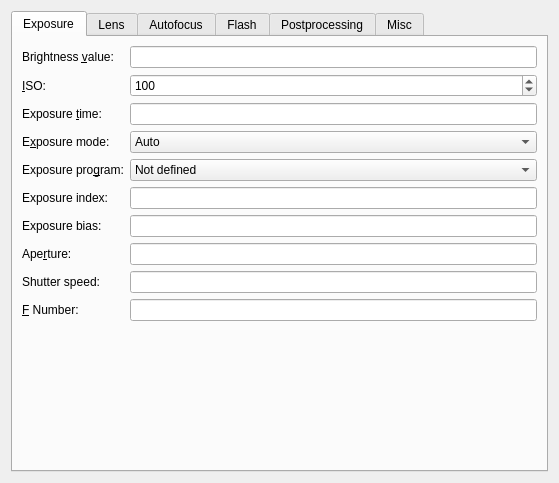
<?xml version="1.0" encoding="UTF-8"?>
<ui version="4.0">
 <author>
    SPDX-FileCopyrightText: none
    SPDX-License-Identifier: GPL-3.0-or-later
  </author>
 <class>Exif</class>
 <widget class="QWidget" name="Exif">
  <property name="geometry">
   <rect>
    <x>0</x>
    <y>0</y>
    <width>559</width>
    <height>483</height>
   </rect>
  </property>
  <property name="sizePolicy">
   <sizepolicy hsizetype="MinimumExpanding" vsizetype="MinimumExpanding">
    <horstretch>0</horstretch>
    <verstretch>0</verstretch>
   </sizepolicy>
  </property>
  <layout class="QVBoxLayout">
   <item>
    <widget class="QTabWidget" name="tabWidget">
     <property name="currentIndex">
      <number>0</number>
     </property>
     <widget class="QWidget" name="tab">
      <attribute name="title">
       <string comment="EXIF">Exposure</string>
      </attribute>
      <layout class="QFormLayout" name="formLayout">
       <item row="0" column="0">
        <widget class="QLabel" name="label">
         <property name="text">
          <string comment="EXIF: exposure">Brightness &amp;value:</string>
         </property>
         <property name="buddy">
          <cstring>editBrightnessValue</cstring>
         </property>
        </widget>
       </item>
       <item row="0" column="1">
        <widget class="QLineEdit" name="editBrightnessValue"/>
       </item>
       <item row="1" column="0">
        <widget class="QLabel" name="label_2">
         <property name="text">
          <string comment="EXIF: exposure">&amp;ISO:</string>
         </property>
         <property name="buddy">
          <cstring>editISOSpeedRatings</cstring>
         </property>
        </widget>
       </item>
       <item row="1" column="1">
        <widget class="KisIntParseSpinBox" name="editISOSpeedRatings">
         <property name="maximum">
          <number>3600</number>
         </property>
         <property name="singleStep">
          <number>100</number>
         </property>
         <property name="value">
          <number>100</number>
         </property>
        </widget>
       </item>
       <item row="2" column="0">
        <widget class="QLabel" name="label_16">
         <property name="text">
          <string comment="EXIF: exposure">Exposure &amp;time:</string>
         </property>
         <property name="buddy">
          <cstring>editExposureTime</cstring>
         </property>
        </widget>
       </item>
       <item row="2" column="1">
        <widget class="QLineEdit" name="editExposureTime"/>
       </item>
       <item row="3" column="0">
        <widget class="QLabel" name="label_3">
         <property name="text">
          <string comment="EXIF: exposure">E&amp;xposure mode:</string>
         </property>
         <property name="buddy">
          <cstring>editExposureMode</cstring>
         </property>
        </widget>
       </item>
       <item row="3" column="1">
        <widget class="QComboBox" name="editExposureMode">
         <item>
          <property name="text">
           <string comment="EXIF: exposure - exposure mode">Auto</string>
          </property>
         </item>
         <item>
          <property name="text">
           <string comment="EXIF: exposure - exposure mode">Manual</string>
          </property>
         </item>
         <item>
          <property name="text">
           <string comment="EXIF: exposure - exposure mode">Auto bracket</string>
          </property>
         </item>
        </widget>
       </item>
       <item row="4" column="0">
        <widget class="QLabel" name="label_14">
         <property name="text">
          <string comment="EXIF: exposure">Exposure pro&amp;gram:</string>
         </property>
         <property name="buddy">
          <cstring>editExposureProgram</cstring>
         </property>
        </widget>
       </item>
       <item row="4" column="1">
        <widget class="QComboBox" name="editExposureProgram">
         <item>
          <property name="text">
           <string comment="EXIF: exposure - exposure program">Not defined</string>
          </property>
         </item>
         <item>
          <property name="text">
           <string comment="EXIF: exposure - exposure program">Manual</string>
          </property>
         </item>
         <item>
          <property name="text">
           <string comment="EXIF: exposure - exposure program">Normal program</string>
          </property>
         </item>
         <item>
          <property name="text">
           <string comment="EXIF: exposure - exposure program">Aperture priority</string>
          </property>
         </item>
         <item>
          <property name="text">
           <string comment="EXIF: exposure - exposure program">Shutter priority</string>
          </property>
         </item>
         <item>
          <property name="text">
           <string comment="EXIF: exposure - exposure program">Creative program</string>
          </property>
         </item>
         <item>
          <property name="text">
           <string comment="EXIF: exposure - exposure program">Action program</string>
          </property>
         </item>
         <item>
          <property name="text">
           <string comment="EXIF: exposure - exposure program">Portrait mode</string>
          </property>
         </item>
         <item>
          <property name="text">
           <string comment="EXIF: exposure - exposure program">Landscape mode</string>
          </property>
         </item>
        </widget>
       </item>
       <item row="5" column="0">
        <widget class="QLabel" name="label_7">
         <property name="text">
          <string comment="EXIF: exposure">Exposure index:</string>
         </property>
         <property name="buddy">
          <cstring>editExposureIndex</cstring>
         </property>
        </widget>
       </item>
       <item row="5" column="1">
        <widget class="QLineEdit" name="editExposureIndex"/>
       </item>
       <item row="6" column="0">
        <widget class="QLabel" name="label_10">
         <property name="text">
          <string comment="EXIF: exposure">Exposure bias:</string>
         </property>
         <property name="buddy">
          <cstring>editExposureBiasValue</cstring>
         </property>
        </widget>
       </item>
       <item row="6" column="1">
        <widget class="QLineEdit" name="editExposureBiasValue"/>
       </item>
       <item row="7" column="0">
        <widget class="QLabel" name="label_9">
         <property name="text">
          <string comment="EXIF: exposure">Ape&amp;rture:</string>
         </property>
         <property name="buddy">
          <cstring>editApertureValue</cstring>
         </property>
        </widget>
       </item>
       <item row="7" column="1">
        <widget class="QLineEdit" name="editApertureValue"/>
       </item>
       <item row="8" column="0">
        <widget class="QLabel" name="label_8">
         <property name="text">
          <string comment="EXIF: exposure">Shutter speed:</string>
         </property>
         <property name="buddy">
          <cstring>editShutterSpeedValue</cstring>
         </property>
        </widget>
       </item>
       <item row="8" column="1">
        <widget class="QLineEdit" name="editShutterSpeedValue"/>
       </item>
       <item row="9" column="0">
        <widget class="QLabel" name="label_25">
         <property name="text">
          <string comment="EXIF: exposure">&amp;F Number:</string>
         </property>
         <property name="buddy">
          <cstring>editFNumber</cstring>
         </property>
        </widget>
       </item>
       <item row="9" column="1">
        <widget class="QLineEdit" name="editFNumber"/>
       </item>
      </layout>
     </widget>
     <widget class="QWidget" name="tab_2">
      <attribute name="title">
       <string comment="EXIF">Lens</string>
      </attribute>
      <layout class="QFormLayout" name="formLayout_2">
       <item row="0" column="0">
        <widget class="QLabel" name="label_6">
         <property name="text">
          <string comment="EXIF: lens">&amp;Focal length:</string>
         </property>
         <property name="buddy">
          <cstring>editFocalLength</cstring>
         </property>
        </widget>
       </item>
       <item row="0" column="1">
        <widget class="KisIntParseSpinBox" name="editFocalLength">
         <property name="maximum">
          <number>1000</number>
         </property>
         <property name="singleStep">
          <number>1</number>
         </property>
         <property name="value">
          <number>35</number>
         </property>
        </widget>
       </item>
       <item row="1" column="0">
        <widget class="QLabel" name="label_5">
         <property name="text">
          <string comment="EXIF: lens">Focal length (&amp;35mm equivalent):</string>
         </property>
         <property name="buddy">
          <cstring>editFocalLengthIn35mmFilm</cstring>
         </property>
        </widget>
       </item>
       <item row="1" column="1">
        <widget class="KisIntParseSpinBox" name="editFocalLengthIn35mmFilm">
         <property name="maximum">
          <number>1000</number>
         </property>
         <property name="singleStep">
          <number>1</number>
         </property>
         <property name="value">
          <number>35</number>
         </property>
        </widget>
       </item>
       <item row="2" column="0">
        <widget class="QLabel" name="label_12">
         <property name="text">
          <string comment="EXIF: lens">Max aperture:</string>
         </property>
         <property name="buddy">
          <cstring>editMaxApertureValue</cstring>
         </property>
        </widget>
       </item>
       <item row="2" column="1">
        <widget class="QLineEdit" name="editMaxApertureValue"/>
       </item>
      </layout>
     </widget>
     <widget class="QWidget" name="tab_3">
      <attribute name="title">
       <string comment="EXIF">Autofocus</string>
      </attribute>
      <layout class="QFormLayout" name="formLayout_3">
       <item row="0" column="0">
        <widget class="QLabel" name="label_17">
         <property name="text">
          <string comment="EXIF: autofocus">Sub&amp;ject distance:</string>
         </property>
         <property name="buddy">
          <cstring>editSubjectDistance</cstring>
         </property>
        </widget>
       </item>
       <item row="0" column="1">
        <widget class="QLineEdit" name="editSubjectDistance"/>
       </item>
       <item row="1" column="0">
        <widget class="QLabel" name="label_11">
         <property name="text">
          <string comment="EXIF: autofocus">Meterin&amp;g mode:</string>
         </property>
         <property name="buddy">
          <cstring>editMeteringMode</cstring>
         </property>
        </widget>
       </item>
       <item row="1" column="1">
        <widget class="QComboBox" name="editMeteringMode">
         <item>
          <property name="text">
           <string comment="EXIF: autofocus - metering mode">Unknown</string>
          </property>
         </item>
         <item>
          <property name="text">
           <string comment="EXIF: autofocus - metering mode">Average</string>
          </property>
         </item>
         <item>
          <property name="text">
           <string comment="EXIF: autofocus - metering mode">Center weighted average</string>
          </property>
         </item>
         <item>
          <property name="text">
           <string comment="EXIF: autofocus - metering mode">Spot</string>
          </property>
         </item>
         <item>
          <property name="text">
           <string comment="EXIF: autofocus - metering mode">Multi spot</string>
          </property>
         </item>
         <item>
          <property name="text">
           <string comment="EXIF: autofocus - metering mode">Pattern</string>
          </property>
         </item>
         <item>
          <property name="text">
           <string comment="EXIF: autofocus - metering mode">Partial</string>
          </property>
         </item>
         <item>
          <property name="text">
           <string comment="EXIF: autofocus - metering mode">Other</string>
          </property>
         </item>
        </widget>
       </item>
       <item row="2" column="0">
        <widget class="QLabel" name="label_24">
         <property name="text">
          <string comment="EXIF: autofocus">D&amp;istance range:</string>
         </property>
         <property name="buddy">
          <cstring>editSubjectDistanceRange</cstring>
         </property>
        </widget>
       </item>
       <item row="2" column="1">
        <widget class="QComboBox" name="editSubjectDistanceRange">
         <item>
          <property name="text">
           <string comment="EXIF: autofocus - distance range">Unknown</string>
          </property>
         </item>
         <item>
          <property name="text">
           <string comment="EXIF: autofocus - distance range">Macro</string>
          </property>
         </item>
         <item>
          <property name="text">
           <string comment="EXIF: autofocus - distance range">Close view</string>
          </property>
         </item>
         <item>
          <property name="text">
           <string comment="EXIF: autofocus - distance range">Distant view</string>
          </property>
         </item>
        </widget>
       </item>
      </layout>
     </widget>
     <widget class="QWidget" name="tab_6">
      <attribute name="title">
       <string comment="EXIF">Flash</string>
      </attribute>
      <layout class="QFormLayout" name="formLayout_4">
       <item row="0" column="0" colspan="2">
        <widget class="QCheckBox" name="editFlashFired">
         <property name="text">
          <string comment="EXIF: flash">Fired</string>
         </property>
        </widget>
       </item>
       <item row="1" column="0">
        <widget class="QLabel" name="label_22">
         <property name="text">
          <string comment="EXIF: flash">Stro&amp;be return:</string>
         </property>
         <property name="buddy">
          <cstring>editFlashStrobeReturn</cstring>
         </property>
        </widget>
       </item>
       <item row="1" column="1">
        <widget class="QComboBox" name="editFlashStrobeReturn">
         <item>
          <property name="text">
           <string comment="EXIF: flash - strobe return">No strobe return detection</string>
          </property>
         </item>
         <item>
          <property name="text">
           <string comment="EXIF: flash - strobe return">Undefined</string>
          </property>
         </item>
         <item>
          <property name="text">
           <string comment="EXIF: flash - strobe return">No strobe return light detected</string>
          </property>
         </item>
         <item>
          <property name="text">
           <string comment="EXIF: flash - strobe return">Strobe return light detected</string>
          </property>
         </item>
        </widget>
       </item>
       <item row="2" column="0">
        <widget class="QLabel" name="label_21">
         <property name="text">
          <string comment="EXIF: flash">Mode:</string>
         </property>
         <property name="buddy">
          <cstring>editFlashMode</cstring>
         </property>
        </widget>
       </item>
       <item row="2" column="1">
        <widget class="QComboBox" name="editFlashMode">
         <item>
          <property name="text">
           <string comment="EXIF: flash - mode">Unknown</string>
          </property>
         </item>
         <item>
          <property name="text">
           <string comment="EXIF: flash - mode">Compulsory flash fired</string>
          </property>
         </item>
         <item>
          <property name="text">
           <string comment="EXIF: flash - mode">Compulsory flash suppression</string>
          </property>
         </item>
         <item>
          <property name="text">
           <string comment="EXIF: flash - mode">Auto mode</string>
          </property>
         </item>
        </widget>
       </item>
       <item row="3" column="0" colspan="2">
        <widget class="QCheckBox" name="editFlashFunction">
         <property name="text">
          <string comment="EXIF: flash">Function</string>
         </property>
        </widget>
       </item>
       <item row="4" column="0" colspan="2">
        <widget class="QCheckBox" name="editFlashRedEyeMode">
         <property name="text">
          <string comment="EXIF: flash">Red-eye removal</string>
         </property>
        </widget>
       </item>
       <item row="5" column="0">
        <widget class="QLabel" name="label_23">
         <property name="text">
          <string comment="EXIF: flash">Flash ener&amp;gy:</string>
         </property>
         <property name="buddy">
          <cstring>editFlashEnergy</cstring>
         </property>
        </widget>
       </item>
       <item row="5" column="1">
        <widget class="QLineEdit" name="editFlashEnergy"/>
       </item>
      </layout>
     </widget>
     <widget class="QWidget" name="tab_5">
      <attribute name="title">
       <string comment="EXIF">Postprocessing</string>
      </attribute>
      <layout class="QFormLayout" name="formLayout_5">
       <item row="0" column="0">
        <widget class="QLabel" name="label_13">
         <property name="text">
          <string comment="EXIF: postprocessing">&amp;Gain control:</string>
         </property>
         <property name="buddy">
          <cstring>editGainControl</cstring>
         </property>
        </widget>
       </item>
       <item row="0" column="1">
        <widget class="QComboBox" name="editGainControl">
         <property name="sizePolicy">
          <sizepolicy hsizetype="Preferred" vsizetype="Fixed">
           <horstretch>1</horstretch>
           <verstretch>0</verstretch>
          </sizepolicy>
         </property>
         <item>
          <property name="text">
           <string comment="EXIF: postprocessing - gain control">None</string>
          </property>
         </item>
         <item>
          <property name="text">
           <string comment="EXIF: postprocessing - gain control">Low gain up</string>
          </property>
         </item>
         <item>
          <property name="text">
           <string comment="EXIF: postprocessing - gain control">High gain up</string>
          </property>
         </item>
         <item>
          <property name="text">
           <string comment="EXIF: postprocessing - gain control">Low gain down</string>
          </property>
         </item>
         <item>
          <property name="text">
           <string comment="EXIF: postprocessing - gain control">High gain down</string>
          </property>
         </item>
        </widget>
       </item>
       <item row="1" column="0">
        <widget class="QLabel" name="label_15">
         <property name="text">
          <string comment="EXIF: postprocessing">L&amp;ight source:</string>
         </property>
         <property name="buddy">
          <cstring>editLightSource</cstring>
         </property>
        </widget>
       </item>
       <item row="1" column="1">
        <widget class="QComboBox" name="editLightSource">
         <item>
          <property name="text">
           <string comment="EXIF: postprocessing - light source">Unknown</string>
          </property>
         </item>
         <item>
          <property name="text">
           <string comment="EXIF: postprocessing - light source">Daylight</string>
          </property>
         </item>
         <item>
          <property name="text">
           <string comment="EXIF: postprocessing - light source">Fluorescent</string>
          </property>
         </item>
         <item>
          <property name="text">
           <string comment="EXIF: postprocessing - light source">Tungsten</string>
          </property>
         </item>
         <item>
          <property name="text">
           <string comment="EXIF: postprocessing - light source">Flash</string>
          </property>
         </item>
         <item>
          <property name="text">
           <string comment="EXIF: postprocessing - light source">Undefined</string>
          </property>
         </item>
         <item>
          <property name="text">
           <string comment="EXIF: postprocessing - light source">Undefined</string>
          </property>
         </item>
         <item>
          <property name="text">
           <string comment="EXIF: postprocessing - light source">Undefined</string>
          </property>
         </item>
         <item>
          <property name="text">
           <string comment="EXIF: postprocessing - light source">Undefined</string>
          </property>
         </item>
         <item>
          <property name="text">
           <string comment="EXIF: postprocessing - light source">Fine weather</string>
          </property>
         </item>
         <item>
          <property name="text">
           <string comment="EXIF: postprocessing - light source">Cloudy weather</string>
          </property>
         </item>
         <item>
          <property name="text">
           <string comment="EXIF: postprocessing - light source">Shade</string>
          </property>
         </item>
         <item>
          <property name="text">
           <string comment="EXIF: postprocessing - light source">Daylight fluorescent (D5700 - 7100K)</string>
          </property>
         </item>
         <item>
          <property name="text">
           <string comment="EXIF: postprocessing - light source">Day white fluorescent (N4600 - 5400K)</string>
          </property>
         </item>
         <item>
          <property name="text">
           <string comment="EXIF: postprocessing - light source">Cool white fluorescent (W3900 - 4500K)</string>
          </property>
         </item>
         <item>
          <property name="text">
           <string comment="EXIF: postprocessing - light source">White fluorescent (WW 3200 - 3700K)</string>
          </property>
         </item>
         <item>
          <property name="text">
           <string comment="EXIF: postprocessing - light source">Undefined</string>
          </property>
         </item>
         <item>
          <property name="text">
           <string comment="EXIF: postprocessing - light source">Standard light A</string>
          </property>
         </item>
         <item>
          <property name="text">
           <string comment="EXIF: postprocessing - light source">Standard light B</string>
          </property>
         </item>
         <item>
          <property name="text">
           <string comment="EXIF: postprocessing - light source">Standard light C</string>
          </property>
         </item>
         <item>
          <property name="text">
           <string comment="EXIF: postprocessing - light source">D55</string>
          </property>
         </item>
         <item>
          <property name="text">
           <string comment="EXIF: postprocessing - light source">D65</string>
          </property>
         </item>
         <item>
          <property name="text">
           <string comment="EXIF: postprocessing - light source">D75</string>
          </property>
         </item>
         <item>
          <property name="text">
           <string comment="EXIF: postprocessing - light source">D50</string>
          </property>
         </item>
         <item>
          <property name="text">
           <string comment="EXIF: postprocessing - light source">ISO studio tungsten</string>
          </property>
         </item>
         <item>
          <property name="text">
           <string comment="EXIF: postprocessing - light source">other</string>
          </property>
         </item>
        </widget>
       </item>
       <item row="2" column="0">
        <widget class="QLabel" name="label_18">
         <property name="text">
          <string comment="EXIF: postprocessing">Sharpness:</string>
         </property>
         <property name="buddy">
          <cstring>editSharpness</cstring>
         </property>
        </widget>
       </item>
       <item row="2" column="1">
        <widget class="QComboBox" name="editSharpness">
         <item>
          <property name="text">
           <string comment="EXIF: postprocessing - sharpness">Normal</string>
          </property>
         </item>
         <item>
          <property name="text">
           <string comment="EXIF: postprocessing - sharpness">Soft</string>
          </property>
         </item>
         <item>
          <property name="text">
           <string comment="EXIF: postprocessing - sharpness">Hard</string>
          </property>
         </item>
        </widget>
       </item>
       <item row="3" column="0">
        <widget class="QLabel" name="label_20">
         <property name="text">
          <string comment="EXIF: postprocessing">Contrast:</string>
         </property>
         <property name="buddy">
          <cstring>editContrast</cstring>
         </property>
        </widget>
       </item>
       <item row="3" column="1">
        <widget class="QComboBox" name="editContrast">
         <item>
          <property name="text">
           <string comment="EXIF: postprocessing - contrast">Normal</string>
          </property>
         </item>
         <item>
          <property name="text">
           <string comment="EXIF: postprocessing - contrast">Soft</string>
          </property>
         </item>
         <item>
          <property name="text">
           <string comment="EXIF: postprocessing - contrast">Hard</string>
          </property>
         </item>
        </widget>
       </item>
       <item row="4" column="0">
        <widget class="QLabel" name="label_28">
         <property name="text">
          <string comment="EXIF: postprocessing">White &amp;balance:</string>
         </property>
         <property name="buddy">
          <cstring>editWhiteBalance</cstring>
         </property>
        </widget>
       </item>
       <item row="4" column="1">
        <widget class="QComboBox" name="editWhiteBalance">
         <item>
          <property name="text">
           <string comment="EXIF: postprocessing - whitebalance">Auto</string>
          </property>
         </item>
         <item>
          <property name="text">
           <string comment="EXIF: postprocessing - whitebalance">Custom</string>
          </property>
         </item>
        </widget>
       </item>
      </layout>
     </widget>
     <widget class="QWidget" name="tab_4">
      <attribute name="title">
       <string comment="EXIF">Misc</string>
      </attribute>
      <layout class="QFormLayout" name="formLayout_6">
       <item row="0" column="0">
        <widget class="QLabel" name="label_4">
         <property name="text">
          <string comment="EXIF: misc">Scene capture t&amp;ype:</string>
         </property>
         <property name="buddy">
          <cstring>editSceneCaptureType</cstring>
         </property>
        </widget>
       </item>
       <item row="0" column="1">
        <widget class="QComboBox" name="editSceneCaptureType">
         <item>
          <property name="text">
           <string comment="EXIF: misc - scene capture type">Standard</string>
          </property>
         </item>
         <item>
          <property name="text">
           <string comment="EXIF: misc - scene capture type (Photos of landscapes)">Landscape</string>
          </property>
         </item>
         <item>
          <property name="text">
           <string comment="EXIF: misc - scene capture type (Photos of people)">Portrait</string>
          </property>
         </item>
         <item>
          <property name="text">
           <string comment="EXIF: misc - scene capture type">Night scene</string>
          </property>
         </item>
        </widget>
       </item>
       <item row="1" column="0">
        <widget class="QLabel" name="label_19">
         <property name="text">
          <string comment="EXIF: misc">Ma&amp;ker:</string>
         </property>
         <property name="buddy">
          <cstring>editMake</cstring>
         </property>
        </widget>
       </item>
       <item row="1" column="1">
        <widget class="QLineEdit" name="editMake"/>
       </item>
       <item row="2" column="0">
        <widget class="QLabel" name="label_26">
         <property name="text">
          <string comment="EXIF: misc (model name or model number)">Model:</string>
         </property>
         <property name="buddy">
          <cstring>editModel</cstring>
         </property>
        </widget>
       </item>
       <item row="2" column="1">
        <widget class="QLineEdit" name="editModel"/>
       </item>
       <item row="3" column="0">
        <widget class="QLabel" name="label_27">
         <property name="text">
          <string comment="EXIF: misc">Sens&amp;ing method type:</string>
         </property>
         <property name="buddy">
          <cstring>editSensingMethod</cstring>
         </property>
        </widget>
       </item>
       <item row="3" column="1">
        <widget class="QComboBox" name="editSensingMethod">
         <item>
          <property name="text">
           <string comment="EXIF: misc - sensing method type">Not Defined</string>
          </property>
         </item>
         <item>
          <property name="text">
           <string comment="EXIF: misc - sensing method type">Not Defined</string>
          </property>
         </item>
         <item>
          <property name="text">
           <string comment="EXIF: misc - sensing method type">One-chip color area sensor</string>
          </property>
         </item>
         <item>
          <property name="text">
           <string comment="EXIF: misc - sensing method type">Two-chip color area sensor</string>
          </property>
         </item>
         <item>
          <property name="text">
           <string comment="EXIF: misc - sensing method type">Three-chip color area sensor</string>
          </property>
         </item>
         <item>
          <property name="text">
           <string comment="EXIF: misc - sensing method type">Color sequential area sensor</string>
          </property>
         </item>
         <item>
          <property name="text">
           <string comment="EXIF: misc - sensing method type">Trilinear sensor</string>
          </property>
         </item>
         <item>
          <property name="text">
           <string comment="EXIF: misc - sensing method type">Color sequential linear sensor</string>
          </property>
         </item>
        </widget>
       </item>
      </layout>
     </widget>
    </widget>
   </item>
  </layout>
 </widget>
 <customwidgets>
  <customwidget>
   <class>KisIntParseSpinBox</class>
   <extends>QSpinBox</extends>
   <header>kis_int_parse_spin_box.h</header>
  </customwidget>
 </customwidgets>
 <resources/>
 <connections/>
</ui>
